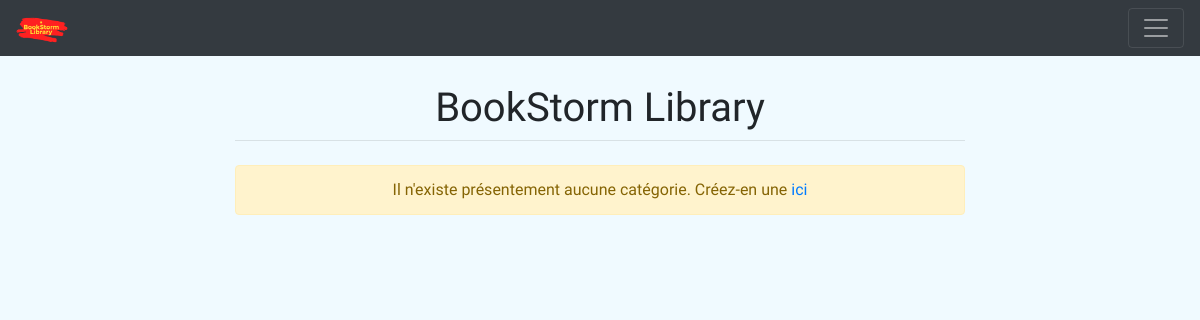
The page /categories/ on the database as committed earlier.
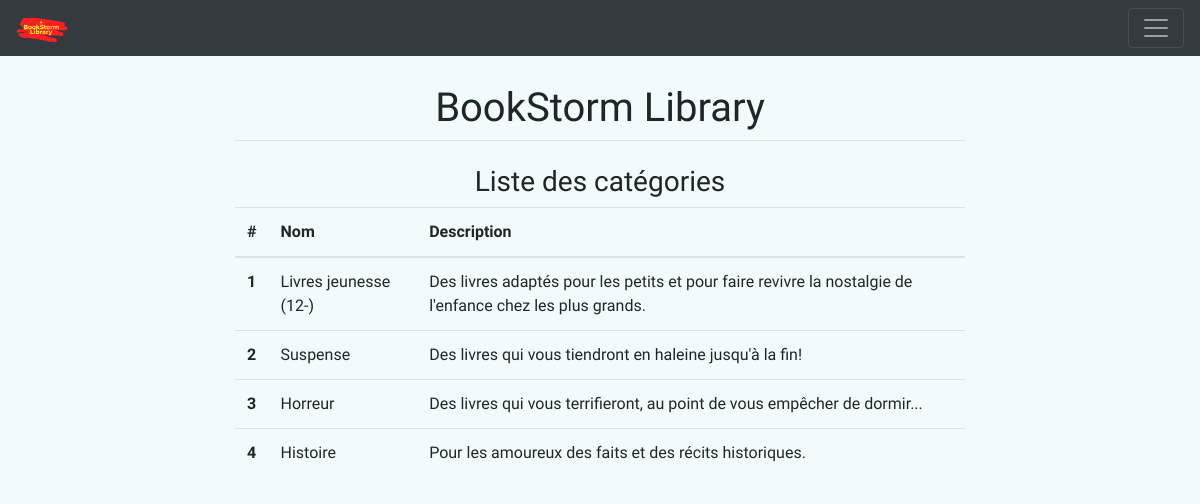
The same page on the database as committed later.
### categories/models.py (models this page shows, shortened)
class Category(models.Model):
    name        = models.CharField(max_length=50, unique=True)
    description = models.TextField(blank=True, null=True)
    class Meta:
        verbose_name_plural = 'Categories' #otherwise it would be Categorys

### categories/views.py (the view)
# urls.py: path('', CategoryListView.as_view(), name='category-list'),
class CategoryListView(ListView):
	template_name = 'categories/category_list.html'
	queryset = Category.objects.all()

### categories/templates/categories/category_list.html
{% extends 'base.html' %}
{% block content %}
    {% if object_list %}
        <h3 class="text-center">Liste des catégories</h3>
        <table class="table table-hover">
          <thead>
            <tr>
              <th scope="col">#</th>
              <th scope="col">Nom</th>
              <th scope="col">Description</th>
            </tr>
          </thead>
          <tbody>
            {% for object in object_list %}
                <tr>
                  <th scope="row">{{ forloop.counter }}</th>
                  <td>{{ object.name }}</td>
                  <td>{{ object.description }}</td>
                </tr>
            {% endfor %}
          </tbody>
        </table>
    {% else %}
        <div class="alert alert-warning text-center">Il n'existe présentement aucune catégorie. Créez-en une <a href="{% url 'categories:category-create' %}">ici</a></div>
    {% endif %}
{% endblock %}

Rows that differ between the two databases and show on the page:
added Category: name "Livres jeunesse (12-)", description "Des livres adaptés pour les petits et pour faire revivre la nostalgie de l'enfance chez les plus grands."
added Category: name "Suspense", description "Des livres qui vous tiendront en haleine jusqu'à la fin!"
added Category: name "Horreur", description "Des livres qui vous terrifieront, au point de vous empêcher de dormir..."
added Category: name "Histoire", description "Pour les amoureux des faits et des récits historiques."
Other text that changed with them:
text no longer shown: "Il n'existe présentement aucune catégorie. Créez-en une ici"
text now shown: "Liste des catégories # Nom Description"
